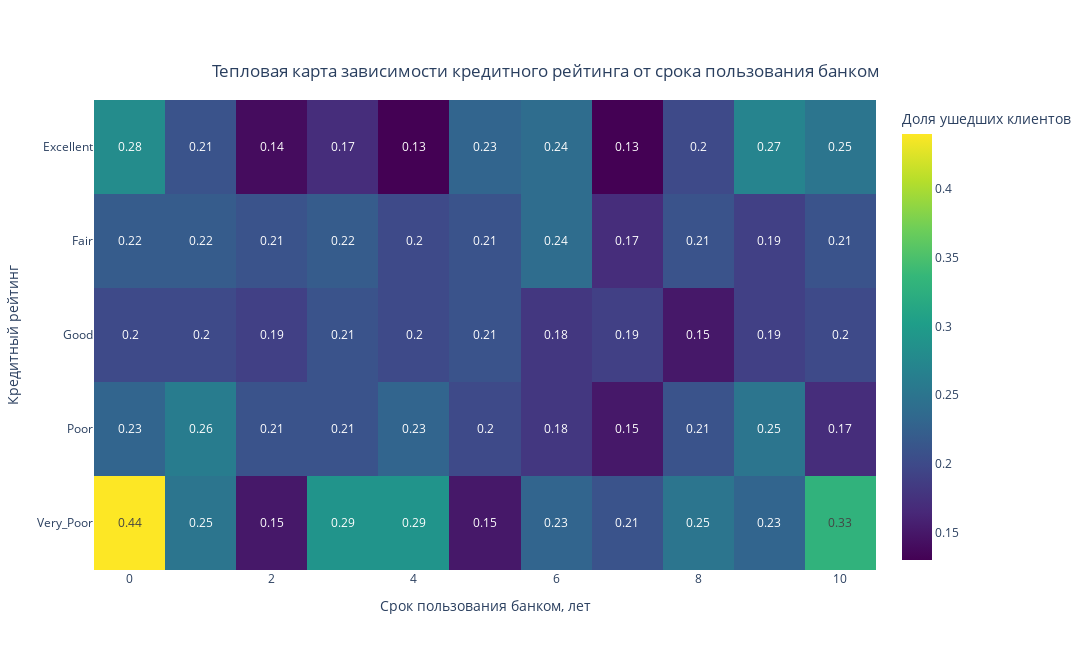

Notebook source saved alongside this figure:
### Code cell
fig = px.imshow(
    credit_pivot,
    width=1200,
    height=650,
    title='Тепловая карта зависимости кредитного рейтинга от срока пользования банком',
    labels=dict(x='Срок пользования банком, лет', y='Кредитный рейтинг', color='Доля ушедших клиентов'),
    color_continuous_scale='Viridis',
    text_auto=True
)
fig.update_layout(
    title={
        'y':0.9,
        'x':0.5,
        'xanchor': 'center',
        'yanchor': 'top'
})

fig.show()

### Figure 1 — Plotly figure (JSON) as saved in the notebook; plotly's stock layout.template omitted (floating-point values rounded to 4 significant figures)
{"data": [{"coloraxis": "coloraxis", "hovertemplate": "Срок пользования банком, лет: %{x}<br>Кредитный рейтинг: %{y}<br>Доля ушедших клиентов: %{z}<extra></extra>", "name": "0", "texttemplate": "%{z}", "type": "heatmap", "x": [0, 1, 2, 3, 4, 5, 6, 7, 8, 9, 10], "xaxis": "x", "y": ["Excellent", "Fair", "Good", "Poor", "Very_Poor"], "yaxis": "y", "z": [[0.28, 0.21, 0.14, 0.17, 0.13, 0.23, 0.24, 0.13, 0.2, 0.27, 0.25], [0.22, 0.22, 0.21, 0.22, 0.2, 0.21, 0.24, 0.17, 0.21, 0.19, 0.21], [0.2, 0.2, 0.19, 0.21, 0.2, 0.21, 0.18, 0.19, 0.15, 0.19, 0.2], [0.23, 0.26, 0.21, 0.21, 0.23, 0.2, 0.18, 0.15, 0.21, 0.25, 0.17], [0.44, 0.25, 0.15, 0.29, 0.29, 0.15, 0.23, 0.21, 0.25, 0.23, 0.33]]}], "layout": {"coloraxis": {"colorbar": {"title": {"text": "Доля ушедших клиентов"}}, "colorscale": [[0, "#440154"], [0.1111, "#482878"], [0.2222, "#3e4989"], [0.3333, "#31688e"], [0.4444, "#26828e"], [0.5556, "#1f9e89"], [0.6667, "#35b779"], [0.7778, "#6ece58"], [0.8889, "#b5de2b"], [1, "#fde725"]]}, "height": 650, "title": {"text": "Тепловая карта зависимости кредитного рейтинга от срока пользования банком", "x": 0.5, "xanchor": "center", "y": 0.9, "yanchor": "top"}, "width": 1200, "xaxis": {"anchor": "y", "constrain": "domain", "domain": [0, 1], "scaleanchor": "y", "title": {"text": "Срок пользования банком, лет"}}, "yaxis": {"anchor": "x", "autorange": "reversed", "constrain": "domain", "domain": [0, 1], "title": {"text": "Кредитный рейтинг"}}}}
